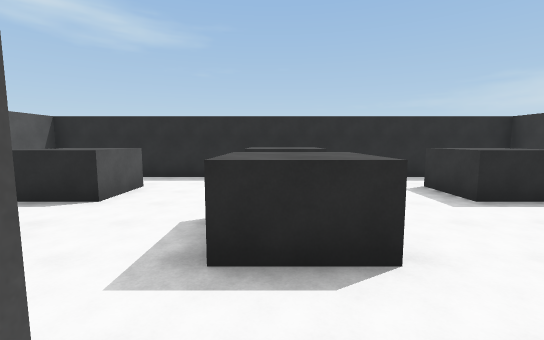
[1] (above)

22 first-person views from a walk through a scene from a Unity 3-D project. The camera is 1.2 m above the floor, tilts 6° down and sees 90° across. The floor is counted in squares, 2 m on a side. Each view is taken from the middle of a square. On the plan, view 1 faces up. The plan holds only what a view shows up to about 9 squares ahead; the rest is blank. The place goes on beyond the plan.

[2]
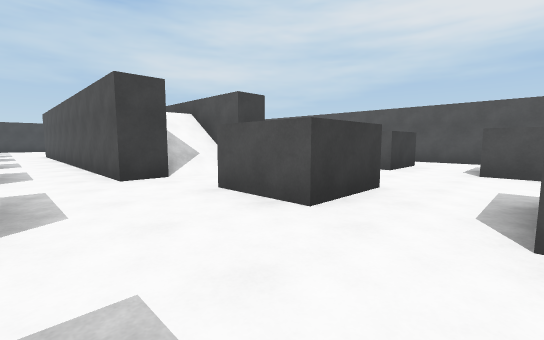

[3]
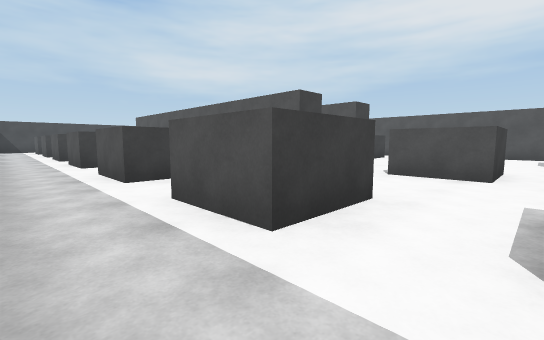

[4]
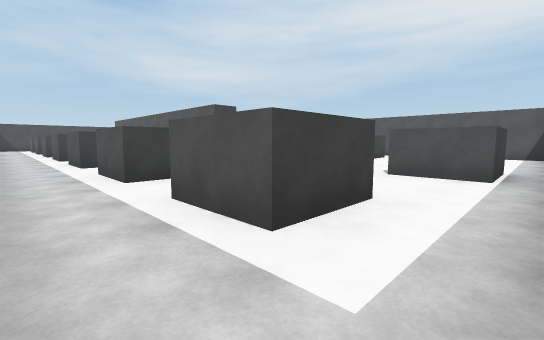

[5]
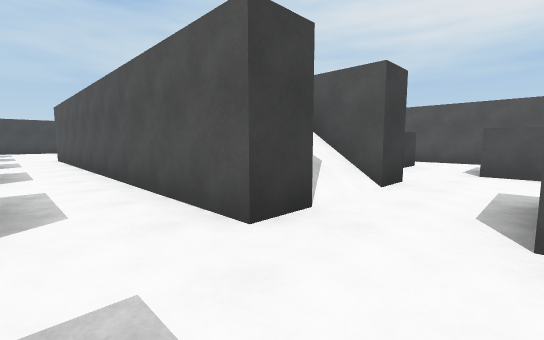

[6]
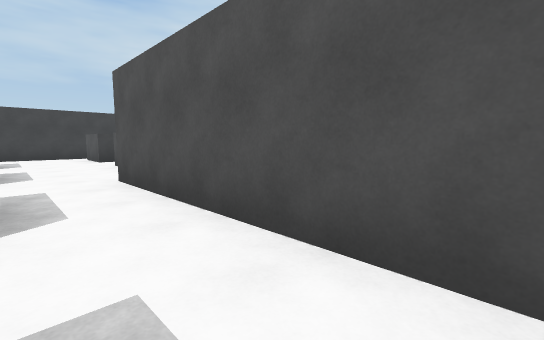

[7]
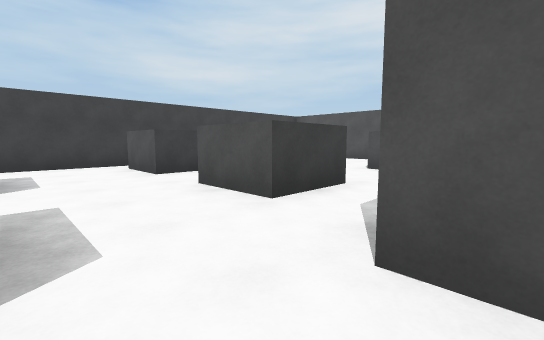

[8]
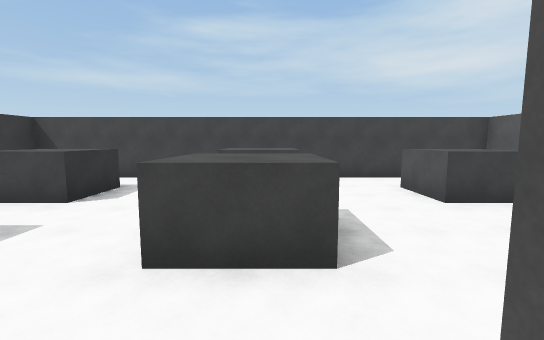

[9]
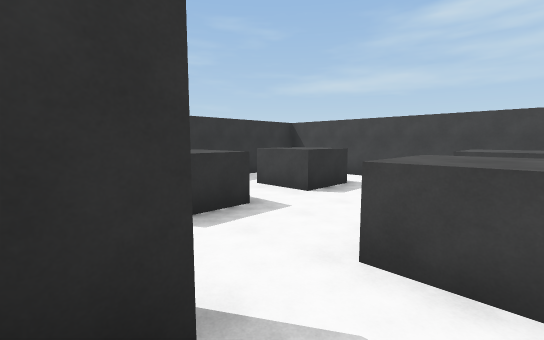

[10]
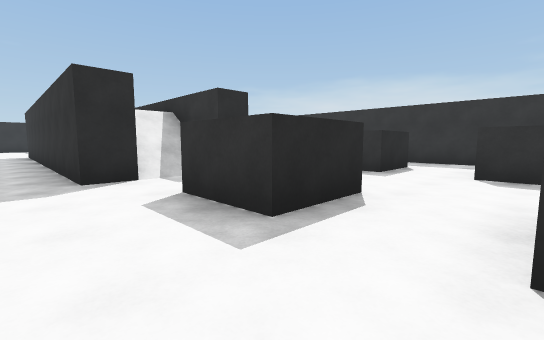

[11]
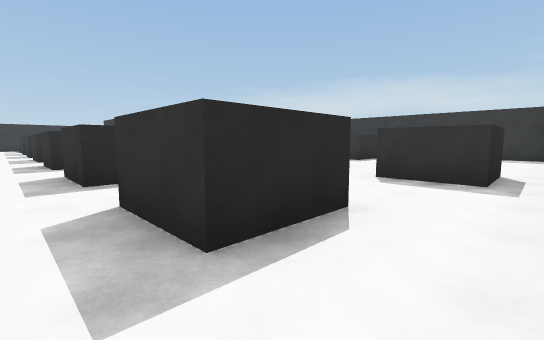

[12]
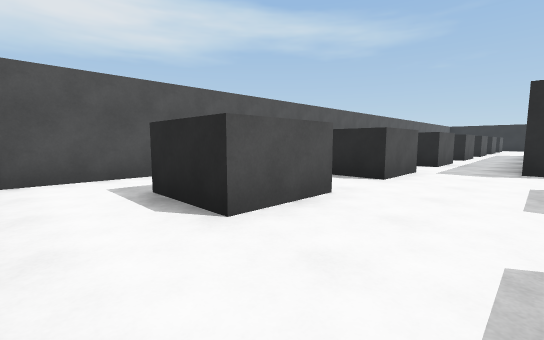

[13]
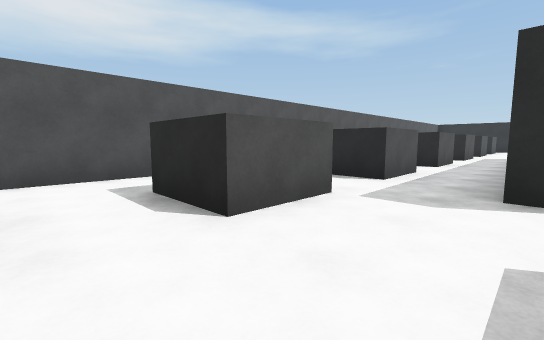

[14]
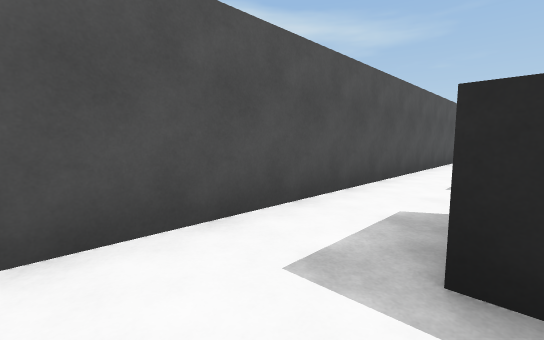

[15]
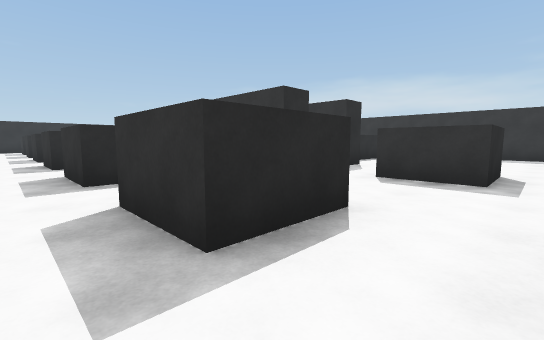

[16]
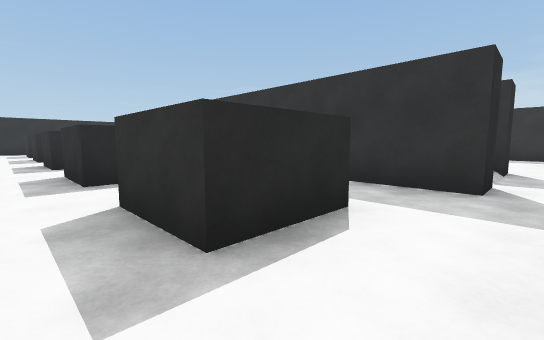

[17]
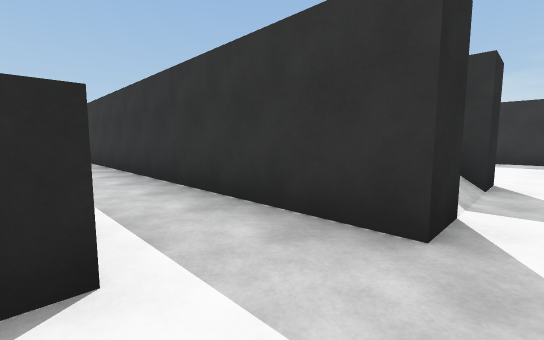

[18]
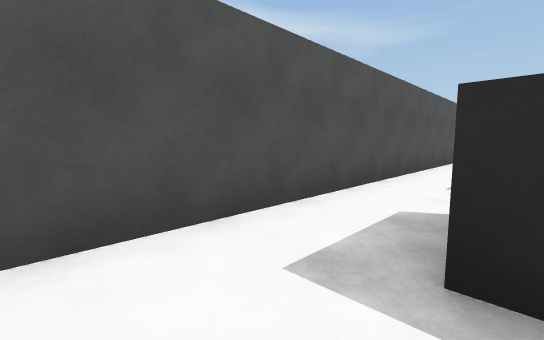

[19]
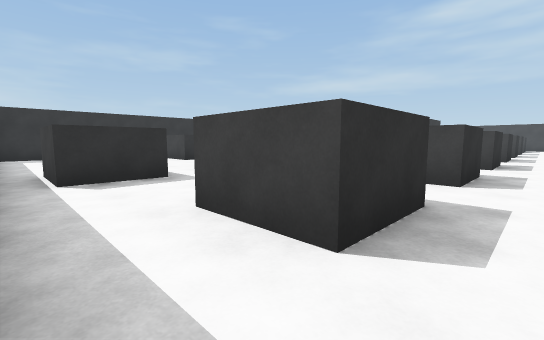

[20]
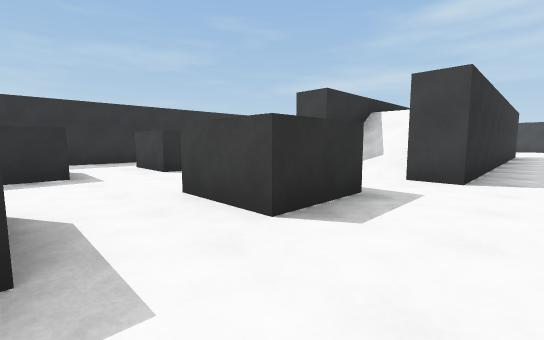

[21]
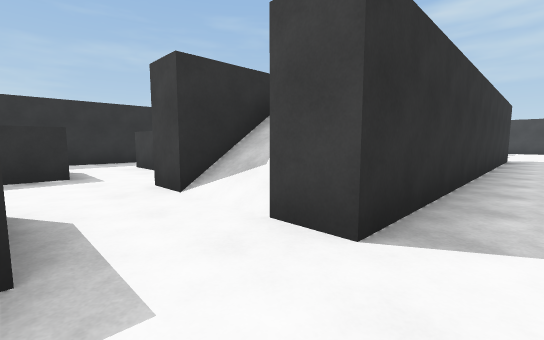

[22]
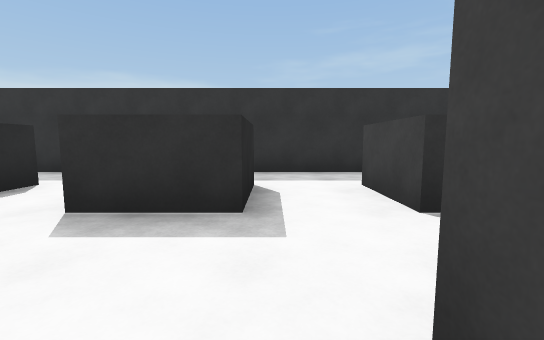

### Floor plan
Points are (right, up) in squares from view 1. A wall is a line through its corners. A room is listed if a view was taken in it or the views show most of it. See-through windows are left out.
Room 1 (views 1, 8, 9)
walls: (1, -3.8) (1, 0.5); (-0.4, -8.6) (-1.2, -8.6) (-1.2, -7.6); (1.8, -8.6) (1, -8.6) (1, -4.6); (-0.5, -10) (1, -10); (-0.5, 0.5) (-0.5, -2.9)
ways out: opening at (1, -9) to room 2; opening at (-1.5, -10) to room 5; opening at (-3.5, -8.5) to room 7; opening at (0, 0) to room 10; opening at (-2, -7) to room 16
Room 2 (views 2, 3, 4, 5, 6, 7)
walls: (4.7, -3.2) (4.7, -4.8); (3.2, -0.3) (4.7, -0.3) (4.7, -1.8); (6.3, -0.9) (6.3, 7.2) (1.5, 7.2); (4.7, -6.2) (4.7, -7.5); (4.7, 1.2) (3.2, 1.2) (3.2, 2.8) (4.7, 2.8) (4.7, 1.2); (1, 0.5) (1.8, 0.5) (1.8, -8.6); (1, 3.5) (1, 2); (4.7, 4.2) (3.2, 4.2) (3.2, 5.7) (4.7, 5.7) (4.7, 4.2); (1, -10) (1, -11.5); (4.9, -10.8) (3.2, -10.8) (3.2, -9.8); (1, 6.5) (1, 5); (1, -13) (1, -14.5); (3.2, -13.9) (3.2, -12.3) (4.8, -12.3); (1.6, -15.3) (6.3, -15.3) (6.3, -8)
ways out: opening at (1, -9) to room 1; opening at (0.5, -15) to room 3; opening at (0.5, -12) to room 5; opening at (0.5, 4) to room 9; opening at (1, 1) to room 10; opening at (0.5, 7) to room 15
Room 3 (views 10, 12)
walls: (-2.4, -15.3) (1.6, -15.3); (1, -14.5) (-0.5, -14.5) (-0.5, -13); (-2.7, -12.3) (-2.7, -13.8)
ways out: opening at (0.5, -15) to room 2; opening at (-3.5, -14.5) to room 4; opening at (-1.5, -13) to room 5
Room 4 (view 11)
walls: (-2.7, -13.8) (-4.2, -13.8) (-4.2, -12.2); (-5.7, -12.6) (-5.7, -15.3) (-2.4, -15.3)
ways out: opening at (-3.5, -14.5) to room 3; opening at (-5, -13) to room 6
Room 5 (view 13)
walls: (-0.5, -13) (1, -13); (1, -11.5) (-0.5, -11.5) (-0.5, -10); (-2.7, -9.1) (-2.7, -10.8)
ways out: opening at (-1.5, -10) to room 1; opening at (0.5, -12) to room 2; opening at (-1.5, -13) to room 3; opening at (-3.5, -11.5) to room 6
Room 6 (views 14, 15)
walls: (-3.9, -12.3) (-2.7, -12.3); (-2.7, -10.8) (-4.2, -10.8) (-4.2, -9.2); (-5.7, -9.6) (-5.7, -12.6)
ways out: opening at (-5, -13) to room 4; opening at (-3.5, -11.5) to room 5; opening at (-5, -10) to room 7
Room 7 (views 16, 17, 18)
walls: (-2.7, -7.8) (-4.2, -7.8) (-4.2, -6.2); (-5.7, -6.4) (-5.7, -9.6)
ways out: opening at (-3.5, -8.5) to room 1; opening at (-5, -10) to room 6; opening at (-5, -7) to room 11
Room 8 (view 19)
walls: (-4.2, 5.7) (-2.7, 5.7); (-2.5, 7.2) (-5.7, 7.2) (-5.7, 6)
ways out: opening at (-5, 5) to room 14; opening at (-3.5, 6.5) to room 15
Room 9 (views 20, 21)
walls: (-0.5, 2) (-0.5, 3.5) (1, 3.5); (-2.7, 2.8) (-2.7, 1.2); (1, 5) (-0.5, 5); (-2.7, 5.7) (-2.7, 4.2)
ways out: opening at (0.5, 4) to room 2; opening at (-1.5, 2) to room 10; opening at (-3.5, 3.5) to room 14; opening at (-1.5, 5) to room 15
Room 10 (view 22)
walls: (-1.2, -0.5) (-1.2, 0.5) (-0.5, 0.5); (1, 2) (-0.5, 2)
ways out: opening at (0, 0) to room 1; opening at (1, 1) to room 2; opening at (-1.5, 2) to room 9; opening at (-3.5, 0.5) to room 13; opening at (-2, -1) to room 17
Room 11 (no view inside)
walls: (-2.7, -4.8) (-4.2, -4.8) (-4.2, -3.2); (-5.7, -3.4) (-5.7, -6.4)
ways out: opening at (-5, -7) to room 7; opening at (-5, -4) to room 12; opening at (-3.5, -5.5) to room 16
Room 12 (no view inside)
walls: (-2.7, -1.8) (-4.2, -1.8) (-4.2, -0.3); (-5.7, -0.5) (-5.7, -3.4)
ways out: opening at (-5, -4) to room 11; opening at (-5, -1) to room 13; opening at (-3.5, -2.5) to room 17
Room 13 (no view inside)
walls: (-4.2, 1.2) (-4.2, 2.8); (-4.2, -0.3) (-3.4, -0.3); (-5.7, 2.5) (-5.7, -0.5)
ways out: opening at (-3.5, 0.5) to room 10; opening at (-5, -1) to room 12; opening at (-5, 2) to room 14
Room 14 (no view inside)
walls: (-4.2, 2.8) (-2.7, 2.8); (-2.7, 4.2) (-4.2, 4.2) (-4.2, 5.7); (-5.7, 4) (-5.7, 2.5)
ways out: opening at (-5, 5) to room 8; opening at (-3.5, 3.5) to room 9; opening at (-5, 2) to room 13
Room 15 (no view inside)
walls: (-0.5, 5) (-0.5, 6.5) (1, 6.5); (1.5, 7.2) (-2.5, 7.2)
ways out: opening at (0.5, 7) to room 2; opening at (-3.5, 6.5) to room 8; opening at (-1.5, 5) to room 9
Room 16 (no view inside)
walls: (-2.7, -6.1) (-2.7, -7.8); (-2.7, -3.2) (-2.7, -4.8); (-1.2, -7.6) (-1.2, -3.4)
ways out: opening at (-2, -7) to room 1; opening at (-3.5, -5.5) to room 11; opening at (-2, -4) to room 17
Room 17 (no view inside)
walls: (-2.7, -0.9) (-2.7, -1.8); (-1.2, -3.4) (-1.2, -0.5)
ways out: opening at (-2, -1) to room 10; opening at (-3.5, -2.5) to room 12; opening at (-2, -4) to room 16

Where each view was taken, in squares from view 1:
view 1: 0 up, 0 right, facing up
view 2: 5 up, 3 right, facing down-left
view 3: 4 up, 6 right, facing down-left
view 4: 7 up, 6 right, facing down-left
view 5: 2 up, 3 right, facing down-left
view 6: 4 down, 3 right, facing down-left
view 7: 8 down, 3 right, facing down-left
view 8: 8 down, 0 right, facing down
view 9: 8 down, 0 right, facing down-right
view 10: 13 down, 2 left, facing up-right
view 11: 15 down, 5 left, facing up-right
view 12: 15 down, 1 left, facing up-left
view 13: 12 down, 1 left, facing up-left
view 14: 12 down, 4 left, facing up-left
view 15: 12 down, 5 left, facing up-right
view 16: 9 down, 5 left, facing up-right
view 17: 9 down, 3 left, facing up-right
view 18: 9 down, 4 left, facing up-left
view 19: 7 up, 5 left, facing down-right
view 20: 5 up, 2 left, facing down-right
view 21: 2 up, 2 left, facing down-right
view 22: 1 up, 1 right, facing right
